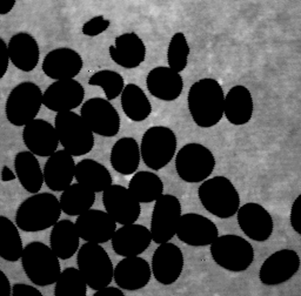
//> input picture EE492G/EE_492G_HW_7/Release/CoffeeBeans.tif, 301 x 296 px
$ ./main Release/CoffeeBeans.tif   (built with g++ and OpenCV 4)
//> lines starting //> are read from the running program, lines starting //| are printed output that depends on the picture; after the words box and inside, x2 and y2 are one past the last pixel; in counts of white or black regions, pixels touching at a corner belong together
/*************************** Delaunay Triangulation ***************************/

#include <opencv2/imgproc/imgproc.hpp>
#include <opencv2/core/core.hpp>
#include <opencv2/highgui/highgui.hpp>
#include <cmath>
#include <iostream>
#include <fstream>
#include <iterator>

#define CURVE_THRESH 0

using namespace std;
using namespace cv;

////////////////////////////////// Delaunay Traingulation ////////////////////////////////////////
void triangulation( Mat& img, Subdiv2D& subdiv, Scalar delaunay_color )
{
    vector<Vec6f> triangleList;
    subdiv.getTriangleList(triangleList);
    vector<Point> pt(3);
    bool draw;

    for( size_t i = 0; i < triangleList.size(); i++ )
    {
        Vec6f t = triangleList[i];
        pt[0] = Point(cvRound(t[0]), cvRound(t[1]));
        pt[1] = Point(cvRound(t[2]), cvRound(t[3]));
        pt[2] = Point(cvRound(t[4]), cvRound(t[5]));

        // get rid of lines trailing to the outside
        draw = true;
        for(int j = 0; j < 3 ; j++){
        	if(pt[j].x > img.size().width || pt[j].y > img.size().height || pt[j].x < 0 || pt[j].y < 0){
        		draw=false;
        	}
        }
        if(draw){
			line(img, pt[0], pt[1], delaunay_color, 1, LINE_AA, 0);
			line(img, pt[1], pt[2], delaunay_color, 1, LINE_AA, 0);
			line(img, pt[2], pt[0], delaunay_color, 1, LINE_AA, 0);
        }
    }
}
//////////////////////////////////////////////////////////////////////////////////////////////////

/////////////////////////////////////////// index ////////////////////////////////////////////////
int index(int i, int j, int n){
	if ((i + j) < 0){
		return (n + j);
	}
	else{
		return ((i+j)%(n));
	}
}
//////////////////////////////////////////////////////////////////////////////////////////////////

////////////////////////////////////// Gaussian Filter ///////////////////////////////////////////
vector<float> gaussian(int sigma){
	// initiate variables
	int width = 9 * sigma + 1;
	int w = (9 * sigma) / 2;
	vector<float> kernal(width);
	float sum = 0.0;
	float den = 2*sigma*sigma;

	// populate kernal
	for (int i = -w; i <= w; i++){
		// multiply times constant and fill kernal
		kernal[i+w] = (exp(-(i*i)/den))/(sqrt(CV_PI * 2)*sigma);
		sum += kernal[i+w];
	}

	// Normalize answer
	for (int i = 0; i < width; i++)
		kernal[i] /= sum;

	// return kernal
	return kernal;
}
//////////////////////////////////////////////////////////////////////////////////////////////////

////////////////////////////// Guassian Filter derivative (dG) ////////////////////////////////////
vector<float> gaussianDerivative(int sigma){
	// initiate variables
	int width = 9 * sigma + 1;
	int w = (9 * sigma) / 2;
	vector<float> kernal(width);
	float sum = 0.0;
	float den = 2 * sigma*sigma;

	// populate kernal
	for (int i = -w; i <= w; i++){
		// multiply times constant and fill kernal
		kernal[i + w] = -(exp(-(i*i) / den) * i) / ((sqrt(CV_PI * 2)*pow(sigma,3)));
		sum += kernal[i + w];
	}

	// Normalize answer
	for (int i = 0; i < width; i++)
		kernal[i] /= sum;

	// return kernal
	return kernal;
}
//////////////////////////////////////////////////////////////////////////////////////////////////

////////////////////////////// Guassian Filter derivative (ddG) ////////////////////////////////////
vector<float> gaussianDerivative2(int sigma){
	// initiate variables
	int width = 9 * sigma + 1;
	int w = (9 * sigma) / 2;
	vector<float> kernal(width);
	float sum = 0.0;
	float den = 2 * sigma*sigma;

	// populate kernal
	for (int i = -w; i <= w; i++){
		// multiply times constant and fill kernal
		kernal[i + w] = ((exp(-(i*i) / den)) * ((i-sigma)*(i+sigma))) / (sqrt(CV_PI * 2)*pow(sigma,5));
		sum += kernal[i + w];
	}

	// Normalize answer
	for (int i = 0; i < width; i++)
		kernal[i] /= sum;

	// return kernal
	return kernal;
}
//////////////////////////////////////////////////////////////////////////////////////////////////

/////////////////////////////////// Circular Convolution /////////////////////////////////////////
vector<float> cconv(vector<float> data, vector<float> filter){
	// obtain filter sizes
	int n = data.size();
	int w = filter.size();

	// find the center
	int c;
	if (w % 2 == 0){
		c = w / 2;
	}
	else{
		c = (w + 1) / 2;
	}

	// create zero filled vector
	vector<float> y(n);
	float fillVal = 0.0;
	fill(y.begin(), y.end(), fillVal);

	// perform circular convolution
	for (int i = 0; i < n; i++){
		for (int j = -c; j < c-1; j++){
			y[i] += filter[j + c] * data[index(i, j, n)];
		}
	}

	return y;
}
//////////////////////////////////////////////////////////////////////////////////////////////////

/////////////////////////////////////// Vector Power /////////////////////////////////////////////
void vectPower(vector<float> A, int power, vector<float>& out){
	// apply exponent
	for (size_t i = 0; i < A.size(); i++){
		out[i] = pow(A[i], power);
	}
}
//////////////////////////////////////////////////////////////////////////////////////////////////

/////////////////////////////////////// Find Curvature ///////////////////////////////////////////
void getCurvature(vector<vector<Point> >& contours, vector<vector<float> >& k, Mat img){
	// Initialize variables
	int sig = 2;

	// create guassian kernal
	vector<float> G;
	G = gaussian(sig);

	// Gaussian derivations
	vector<float> dG, ddG;
	dG = gaussianDerivative(sig); // 1st
	ddG = gaussianDerivative2(sig); // 2nd

	// find largest contour
	double largestArea = 0.0;
	int largestContour = 0;
	for(size_t a = 0; a < contours.size(); a++){
		if(largestArea < contourArea(contours[a])){
			largestArea = contourArea(contours[a]);
			largestContour = a;
		}
	}

	// Apply curvature equation
	const vector<Point>& c = contours[largestContour];

	vector<float> X(c.size());
	vector<float> Y(c.size());
	cout << endl << " Contour: " << largestContour << endl;
	for (size_t j = 0; j < c.size(); j++)
	{
		// fill one dimensional matrix x and y
		X[j] = c[j].x;
		Y[j] = c[j].y;
		//cout << X[j] << "," << Y[j] << endl;
	}

	// get derivatives
	vector<float> dx = cconv(X, dG);
	vector<float> ddx = cconv(X, ddG);
	vector<float> dy = cconv(Y, dG);
	vector<float> ddy = cconv(Y, ddG);

	// curvature operations
	vector<float> A(dx.size()), B(dy.size()), C(dx.size()), D(dx.size()),
					E(dy.size()), F(dx.size()), H(dx.size());

	transform(dx.begin(), dx.end(), ddy.begin(), A.begin(), multiplies<float>());
	transform(dy.begin(), dy.end(), ddx.begin(), B.begin(), multiplies<float>());
	transform(A.begin(), A.end(), B.begin(), C.begin(), minus<float>());

	vectPower(dx, 2, D);
	vectPower(dy, 2, E);

	transform(D.begin(), D.end(), E.begin(), F.begin(), plus<float>());
	//add(D, E, F);
	vectPower(F, 1.5, H);

	// curvature
	vector<float> kl(H.size());
	transform(H.begin(), H.end(), C.begin(), kl.begin(), divides<float>());

	//k[i] = kl;
	cout << "Max element: " << *max_element(kl.begin(), kl.end()) << endl << endl;


	// write output file
	cout << A.size() << endl;
	ofstream os ("data.txt");
	for(size_t i = 0; i < kl.size(); i++){
		os << i << " " << kl[i] << endl;
	}
	os.close();

	// Create Subdiv2d for Delaunay Triangulation
	Rect imageSize(0,0,img.size().width, img.size().height);
	Subdiv2D subdiv(imageSize);

	//TODO Convert kl back to k
	// plot points of curvature
	Mat imgCopy = img.clone();
	for(size_t p = 0; p < kl.size(); p++){
		if(kl[p] > CURVE_THRESH){
			Point2f center = Point(X[p],Y[p]);
			circle(imgCopy, center, 1, Scalar(0,0,255), -1);

			// insert point into subdiv for delaunay
			subdiv.insert(center);
		}
	}
	imshow("Points of Maximum Curvature", imgCopy);

	// draw triangulation
	triangulation(img, subdiv, Scalar(0,0,255));
}
//////////////////////////////////////////////////////////////////////////////////////////////////

//////////////////////////////////// Segment and Contours ////////////////////////////////////////
void segment(Mat& img, Mat& imgColor){
	// OTSU
	Mat binary;
	threshold(img, binary, 128, 255, THRESH_BINARY_INV | THRESH_OTSU);
	erode(binary, binary, Mat(), Point(-1,-1), 1);
	//imshow("Binary",binary);

	// get contours
	vector<vector<Point> > contours;
	vector<Vec4i> hierarchy;
	findContours(binary, contours, hierarchy, RETR_TREE, CHAIN_APPROX_NONE, Point(0, 0));

	// draw only the largest contour
	// find largest contour
	double largestArea = 0.0;
	int largestContour = 0;
	for(size_t i = 1; i < contours.size(); i++){
		if(largestArea < contourArea(contours[i])){
			largestArea = contourArea(contours[i]);
			largestContour = (int)i;
		}
	}

	//draw contours
	Mat colorCopy = imgColor.clone();
	drawContours(colorCopy, contours, largestContour, Scalar(0,0,255),2,8);
	imshow("Contours", colorCopy);

	// get curvature the triangulation
	vector<vector<float> > k;
	getCurvature(contours, k, imgColor);
}
//////////////////////////////////////////////////////////////////////////////////////////////////

int main(int argc, char** argv){
	// Account for wrong number arguments
	if (argc != 2)
	{
		cout << "Usage: Calculating curvature" << endl;
		return -1;
	}

	// Read the file and create grayscale
	Mat image,gray;
	image = imread(argv[1]);
//> image is the input picture: 296 rows x 301 cols, CV_8UC3; min 0, max 231, mean 73.3
	cvtColor(image,gray, COLOR_BGR2GRAY);

	// Check for invalid input
	if (!image.data)
	{
		cout << "Could not open or find the image" << std::endl;
		return -1;
	}

	// CREATE SYNTHETIC SQUARE FOR TESTING
	Mat image1 = Mat(500, 500, CV_8UC1, double(50));
	Mat image2 = Mat(250, 250, CV_8UC1, double(150));
	image2.copyTo(image1.colRange(124,374).rowRange(124,374));
	Mat imageColor;
	cvtColor(image1,imageColor, COLOR_GRAY2BGR);

	// Draw triangulation
	segment(gray,image);
//> in segment, `threshold(img, binary, 128, 255, THRESH_BINARY_INV | THRESH_OTSU);`:
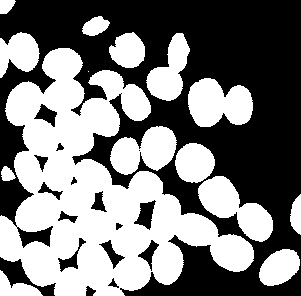
//> binary: 296 rows x 301 cols, CV_8UC1; 48.4% white; 15 white regions (1 under 20 px), largest, box (x1, y1, x2, y2) and area: (0, 48, 254, 296) 28615, (198, 176, 273, 242) 2370, (188, 78, 253, 127) 2362
//> in segment, `erode(binary, binary, Mat(), Point(-1,-1), 1);`:
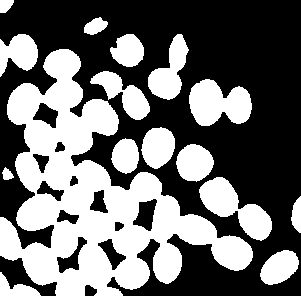
//> binary: 296 rows x 301 cols, CV_8UC1; 42.8% white; 16 white regions
//> in segment, `findContours(binary, contours, hierarchy, RETR_TREE, CHAIN_APPROX_NONE..`: contours = 27 contours; largest, box (x1, y1, x2, y2) and area: (0, 49, 253, 296) 26292, (189, 79, 252, 126) 1994, (199, 177, 272, 241) 1963, (148, 34, 189, 100) 1300, (90, 71, 150, 120) 1149
//> the loop in segment, `for(size_t i = 1; i < contours.size(); i++)` made 26 passes
//> largestArea on passes 1, 3, 8, 10: 898.5, 1963, 1993.5, 26292
//> after the loop in segment, `for(size_t i = 1; i < contours.size(); i++)`: largestArea = 26292; largestContour = 10
//> in segment, `drawContours(colorCopy, contours, largestContour, Scalar(0,0,255),2,8);`:
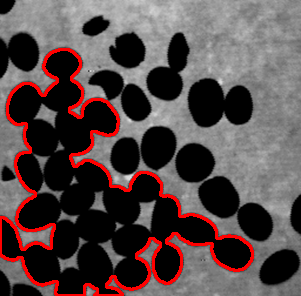
//> colorCopy: 296 rows x 301 cols, CV_8UC3; 5.66% of pixels changed, all inside (x1, y1, x2, y2) = (0, 48, 254, 296)
//> the loop in getCurvature, `for(size_t a = 0; a < contours.size(); a++)` made 27 passes
//> after the loop in getCurvature, `for(size_t a = 0; a < contours.size(); a++)`: largestArea = 26292; largestContour = 10
//> in getCurvature, `const vector<Point>& c = contours[largestContour];`: c = contour of 1382 points, box (x1, y1, x2, y2) (0, 49, 253, 296), area 26292
//|  Contour: 10
//> after the loop in getCurvature, `for (size_t j = 0; j < c.size(); j++)`: X = 1382 values, max 252 at index 909, min 0 at index 379, mean 98.19; Y = 1382 values, max 295 at index 499, min 49 at index 0, mean 200.3
//> in cconv, `int n = data.size();`: n = 1382
//> after the loop in cconv, `for (int i = 0; i < n; i++)`: y = 1382 values, max 510360800 at index 2, min -391828352 at index 895, mean 297128.3
//> in getCurvature, `vector<float> dx = cconv(X, dG);`: dx has the same summary as y in cconv
//> in getCurvature, `vector<float> ddx = cconv(X, ddG);`: ddx = 1382 values, max 36686.2 at index 41, min -36554.2 at index 1341, mean 53.61
//> in getCurvature, `vector<float> dy = cconv(Y, dG);`: dy = 1382 values, max 391829504 at index 777, min -391829088 at index 722, mean 24.94
//> in getCurvature, `vector<float> ddy = cconv(Y, ddG);`: ddy = 1382 values, max 36724.3 at index 58, min -36353.1 at index 614, mean 200.3
//> in getCurvature, `transform(dx.begin(), dx.end(), ddy.begin(), A.begin(), multiplies<flo..`: A = 1382 values, max 1.26e+13 at index 58, min -8.09e+12 at index 378, mean -2.83e+11
//> in getCurvature, `transform(dy.begin(), dy.end(), ddx.begin(), B.begin(), multiplies<flo..`: B = 1382 values, max 8.37e+12 at index 585, min -1.37e+13 at index 1341, mean 2.88e+11
//> in getCurvature, `transform(A.begin(), A.end(), B.begin(), C.begin(), minus<float>());`: C = 1382 values, max 1.37e+13 at index 1341, min -8.66e+12 at index 380, mean -5.71e+11
//> after the loop in vectPower, `for (size_t i = 0; i < A.size(); i++)`: out = 1382 values, max 2.6e+17 at index 2, min 0 at index 389, mean 8.72e+16
//> in getCurvature, `vectPower(dx, 2, D);`: D has the same summary as out in vectPower
//> in getCurvature, `vectPower(dy, 2, E);`: E = 1382 values, max 1.54e+17 at index 777, min 5909.8 at index 891, mean 8.39e+16
//> in getCurvature, `transform(D.begin(), D.end(), E.begin(), F.begin(), plus<float>());`: F = 1382 values, max 2.97e+17 at index 49, min 3.9e+16 at index 556, mean 1.71e+17
//> in getCurvature, `vectPower(F, 1.5, H);`: H has the same summary as F
//| Max element: inf
//| 1382
//> the loop in getCurvature, `for(size_t p = 0; p < kl.size(); p++)` made 1382 passes
//> center on passes 37, 38, 39, 40, 41, 42, 43, 44, 45, 46, 55, 56: Point(54, 77), Point(55, 77), Point(56, 78), Point(57, 79), Point(57, 80), Point(57, 81), Point(56, 82), Point(55, 83), Point(54, 83), Point(53, 84), Point(45, 93), Point(45, 94)
//> after the loop in getCurvature, `for(size_t p = 0; p < kl.size(); p++)`:
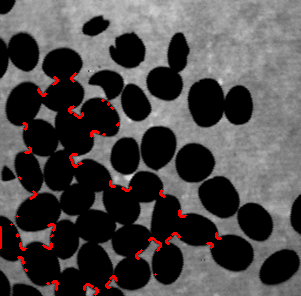
//> imgCopy: 296 rows x 301 cols, CV_8UC3; 1.3% of pixels changed, all inside (x1, y1, x2, y2) = (0, 72, 222, 296)
//> in triangulation, `subdiv.getTriangleList(triangleList);`: triangleList = 689 items, first 8: [73, 75, 55, 77, 74, 74], [55, 77, 73, 75, 72, 76], [54, 77, 54, 83, 53, 84], [54, 83, 54, 77, 56, 82], [72, 76, 72, 80, 71, 78], [72, 80, 72, 76, 73, 81], [54, 77, 56, 78, 56, 82], [56, 78, 54, 77, 55, 77]
//> the loop in triangulation, `for( size_t i = 0; i < triangleList.size(); i++ )` made 689 passes
//> after the loop in triangulation, `for( size_t i = 0; i < triangleList.size(); i++ )`:
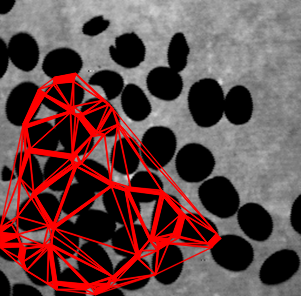
//> img: 296 rows x 301 cols, CV_8UC3; 16.03% of pixels changed, all inside (x1, y1, x2, y2) = (0, 72, 222, 296)
//> after the loop in triangulation, `for( size_t i = 0; i < triangleList.size(); i++ )`: pt = 3 Points (x, y): [74, 74], [55, 77], [75, 73]; draw = true
//> in segment, `getCurvature(contours, k, imgColor);`: k = 0 items

	// show results
	imshow("Final",image);

	waitKey(0);
	return 0;
}
